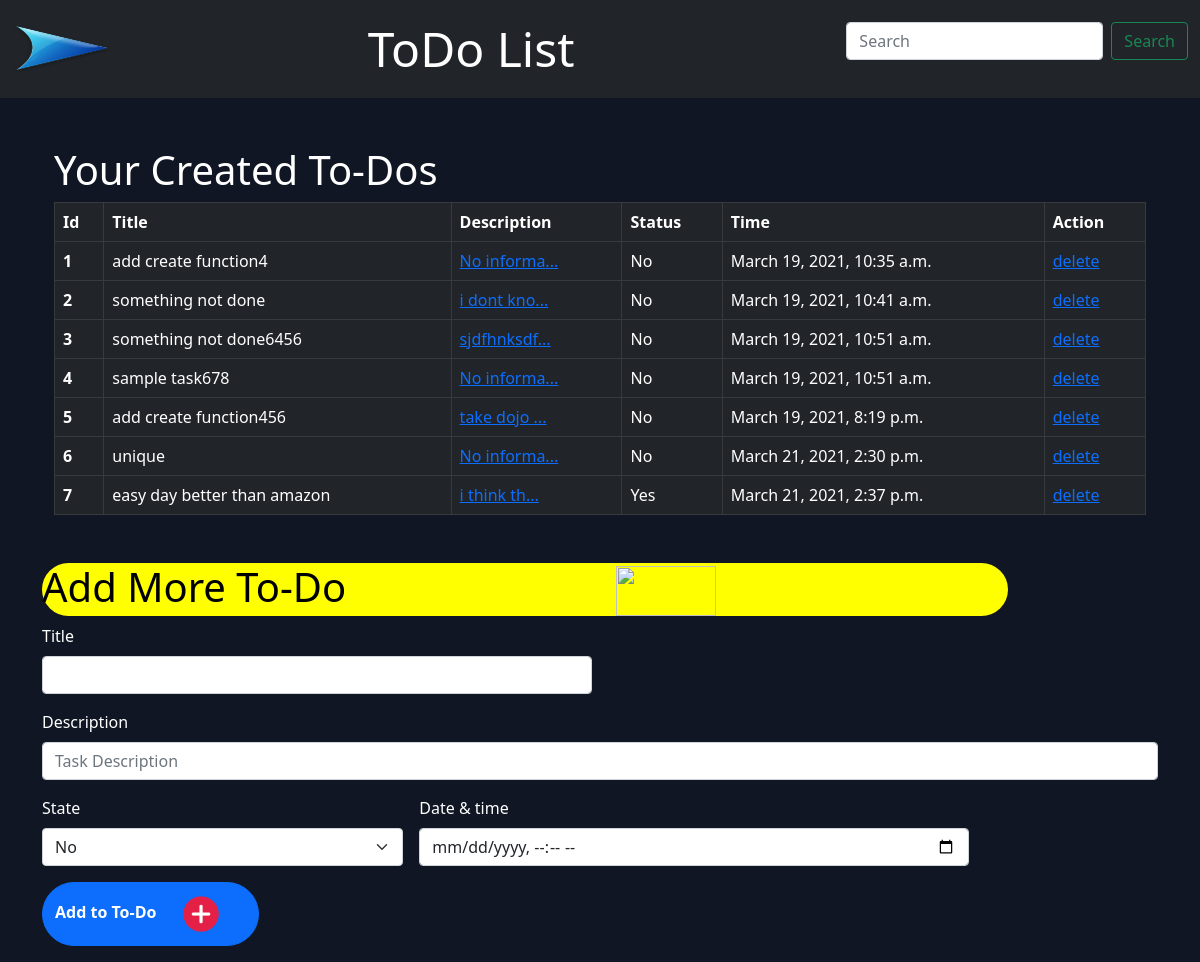
The app's page /, older data.
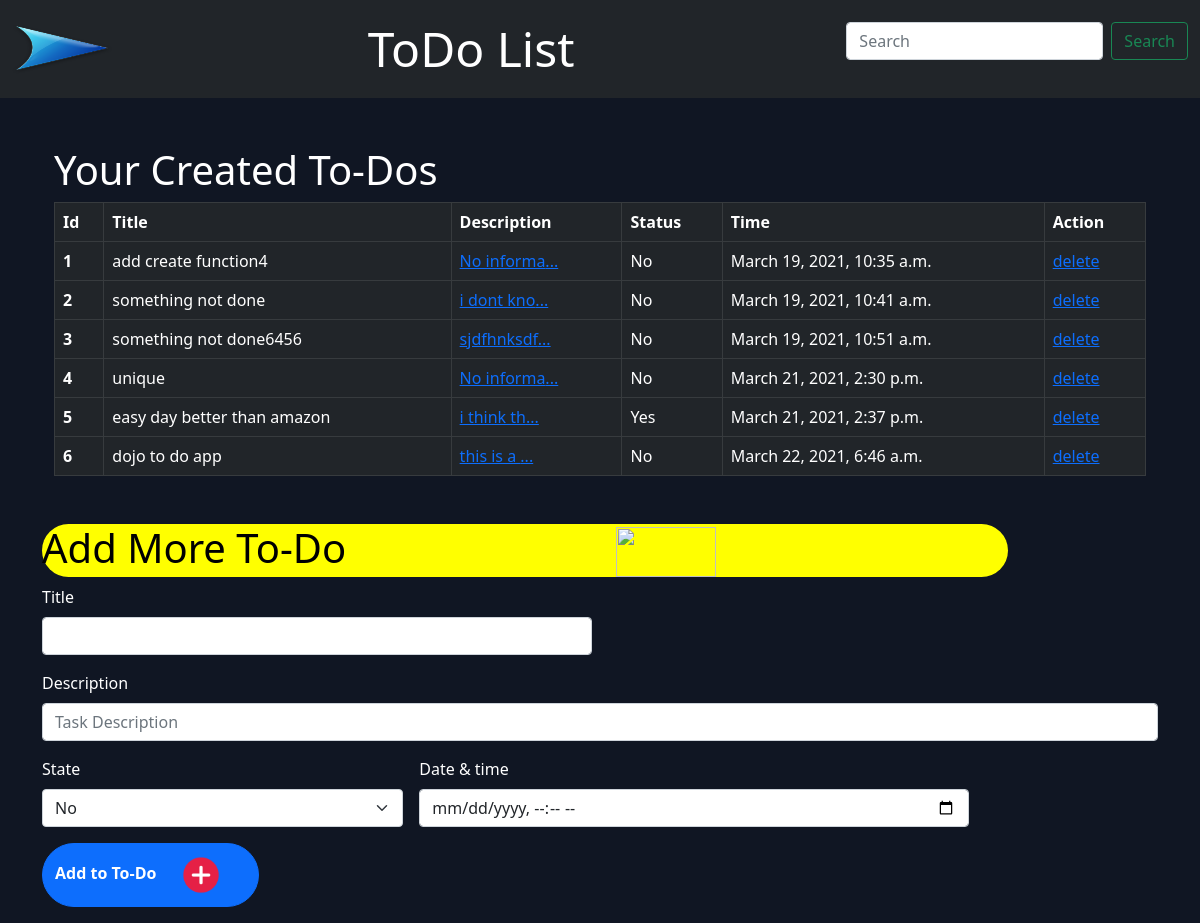
The same page, newer data.
### myapp/models.py (models this page shows, shortened)
class Task(models.Model):
	title= models.CharField(max_length=200,default='No title')
	description= models.CharField(max_length=1000,default='No desc. provided')
	is_completed= models.CharField(max_length=3, choices=comp_choices,default= 'NO')
	time= models.DateTimeField(default=timezone.now)

### myapp/views.py (the view)
# urls.py: path('',views.index,name='main'),
def index(request):
    tasks = Task.objects.all()
    tasks = {'all_tasks': tasks}
    return render(request, 'Home/index.html', tasks)

### myapp/templates/Home/index.html (shortened to what this page needs)
{% extends "Home/base.html" %}
{% load static %}
{% block body %}
	<div class="container my-auto mx-auto">
		<div class="container-fluid">
			<p class="h1 mt-5">Your Created To-Dos</p>
			<table class="table table-hover table-responsive table-dark table-bordered" id="table">
				<thead>
					<tr>
						<th scope="col">Id</th>
						<th scope="col">Title</th>
						<th scope="col">Description</th>
						<th scope="col">Status</th>
						<th scope="col">Time</th>
						<th scope="col">Action</th>
					</tr>
				</thead>
				<tbody>
					{% for task in all_tasks %}
						<tr>
							<th scope="row">{{forloop.counter}}</th>
							<td>{{task.title}}</td>
							<td><a href="desc/{{task.id}}">{{task.description|default:"No information"|slice:"0:10"}}...</a></td>
							<td>{{task.is_completed}}</td>
							<td>{{task.time}}</td>
							<td><a href="del/{{task.id}}">delete</a></td>
						</tr>
					{% endfor %}
				</tbody>
			</table>
		</div>
	</div>
	<div class="container my-1">
		<p class="AddMore h1 mt-5">Add More To-Do<img src="{% static 'myapp/logo/add.png' %}"></p>
		<form class="row g-3" action="Add_todo/" method="post">{% csrf_token %}
			<div class="col-md-6">
				<label  class="form-label">Title</label>
				<input type="text" class="form-control" name="title">
			</div>
			<div class="col-12">
				<label class="form-label">Description</label>
				<input type="text" class="form-control" name="description" placeholder="Task Description">
			</div>
			<div class="col-md-4">
				<label  class="form-label">State</label>
				<select name="is_completed" class="form-select">
					<option selected>No</option>
				</select>
			</div>
			<div class="col-md-6">
				<label  class="form-label">Date & time</label>
				<input type="datetime-local" class="form-control" name="time" required>
			</div>
			<div class="col-12">
				<button name="lastBtn" type="submit" class="btn btn-primary">Add to To-Do<img class="last" src="{% static 'myapp/logo/add_red.png' %}"></button>
			</div>
		</form>
	</div>
{% endblock %}

### myapp/templates/Home/base.html (shortened to what this page needs)
{% load static %}
<html lang="en">
	<head>
		<link href="https://cdn.jsdelivr.net/npm/bootstrap@5.0.0-beta2/dist/css/bootstrap.min.css" rel="stylesheet">
		<link rel="stylesheet" type="text/css" href="{% static 'myapp/css/style.css' %}">
	</head>
	<body>
		<nav class="navbar navbar-expand-lg navbar-dark bg-dark">
			<div class="container-fluid">
				<img id="logo" src="{% static 'myapp/logo/logo.png' %}" alt="logo-img">
				<a class="navbar-brand" href="http://127.0.0.1:8000/">ToDo List</a>
				<form class="d-flex" action="http://127.0.0.1:8000/search/" method="post">{% csrf_token %}
					<input class="form-control me-2" type="search" placeholder="Search" aria-label="Search" name="search">
					<button class="btn btn-outline-success" type="submit">Search</button>
				</form>
			</div>
		</nav>
		{% block body %}
		{% endblock %}
	</body>
</html>

### myapp/static/myapp/css/style.css (style rules this page uses)
body { background-color: rgb(16,22,35); color: white; }
.navbar-brand { font-size: 3.00rem; }
#logo { height: 50px; width: 100px; }
.AddMore { background-color: yellow; color: black; border-radius: 28.25rem; margin-right: 150px; }
.AddMore img { height: 50px; width: 100px; margin-left: 270px; object-fit: cover; }
.last { height: 50px; width: 90px; object-fit: cover; }
[name= lastBtn] { border-radius: 28.25rem; font-weight: 600; }

Row changes from the older to the newer data that the page shows:
removed Task: title "sample task678", description "No informa", is_completed "No", time "March 19, 2021, 10:51 a.m."
removed Task: title "add create function456", description "take dojo", is_completed "No", time "March 19, 2021, 8:19 p.m."
added Task: title "dojo to do app", description "this is a", is_completed "No", time "March 22, 2021, 6:46 a.m."
